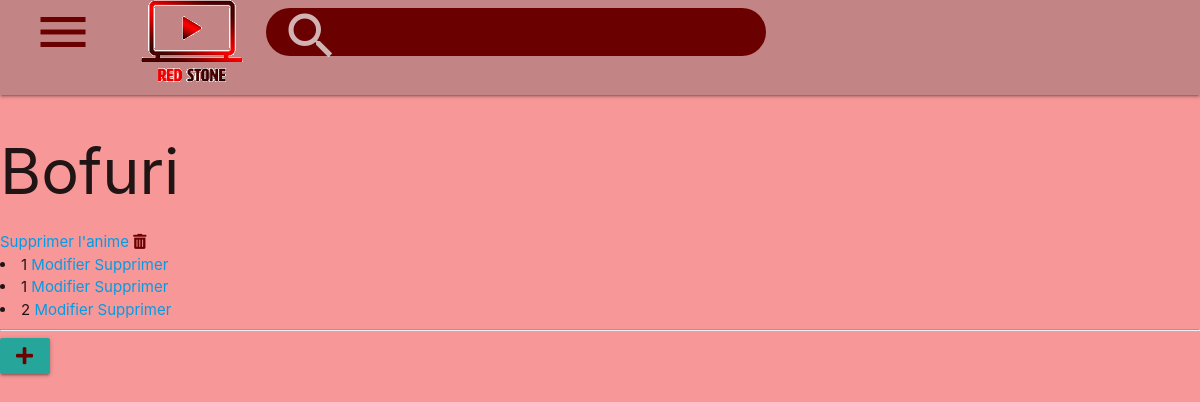
The app's page /projet/prive/anime.php?id=1, older data.
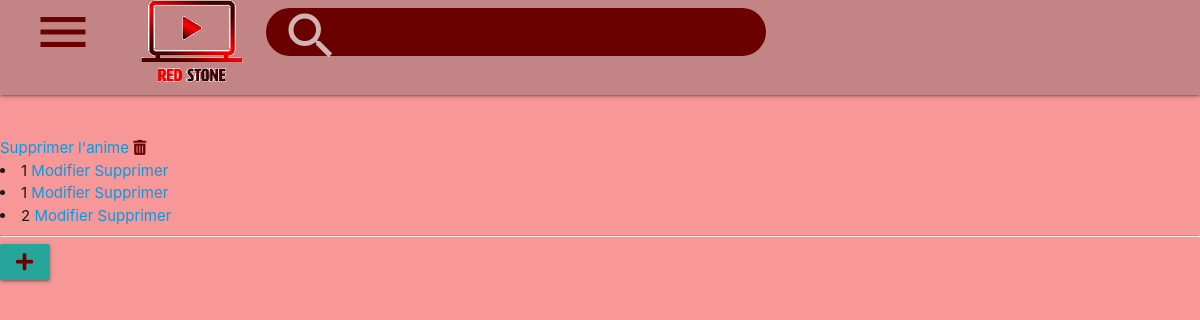
The same page, newer data.
### tables this page shows
CREATE TABLE IF NOT EXISTS `animes` (
  `id` int NOT NULL AUTO_INCREMENT,
  `name` varchar(50) NOT NULL,
  `image` varchar(255) NOT NULL,
  `description` varchar(2000) NOT NULL DEFAULT 'Lorem ipsum dolor, sit amet consectetur adipisicing elit. Illo cum, reprehenderit adipisci quod quidem odit voluptas illum perferendis eaque magni consectetur itaque quas aut laborum officia! Aliquam molestias quod aspernatur. Lorem ipsum dolor, sit amet consectetur adipisicing elit. A voluptas, autem ut, vel provident, vitae praesentium numquam voluptate alias dolore fugit debitis libero cumque itaque veniam doloremque similique qui dolores?',
  `date_created` datetime NOT NULL DEFAULT CURRENT_TIMESTAMP,
  `nb_folo` int NOT NULL DEFAULT '0',
  `background` varchar(255) NOT NULL DEFAULT 'Default.png',
  `logo` varchar(255) NOT NULL DEFAULT 'Default.png',
  PRIMARY KEY (`id`)
);

### projet/actions/searchAnime.php (called while the page is built)
<?php
    if(isset($anime_id)){
        $sql = "SELECT * FROM animes WHERE id=:anime_id";
        $dataBinded=array(
            ':anime_id'   => $anime_id,
        );
    }else if(isset($episodes[0])){
        $sql = "SELECT * FROM animes WHERE id=:anime_id";
        $dataBinded=array(
            ':anime_id'   => $episodes[0]['anime_id'],
        );
    };
    $pre = $pdo->prepare($sql);
    $pre->execute($dataBinded);
    $anime = current($pre->fetchAll(PDO::FETCH_ASSOC));
?>

### projet/actions/searchAllEpisode.php (called while the page is built)
<?php
    if(isset($episode_id)){
        $sql = "SELECT * FROM episodes WHERE id=:episode_id ";
        $dataBinded=array(
            ':episode_id'   => $episode_id,
        );
    }else if(isset($anime_id)){
        $sql = "SELECT * FROM episodes WHERE anime_id=:anime_id ORDER BY nb_episode";
        $dataBinded=array(
            ':anime_id'   => $anime_id,
        );
    }
    $pre = $pdo->prepare($sql);
    $pre->execute($dataBinded);
    $episodes = $pre->fetchAll(PDO::FETCH_ASSOC);
?>

### projet/composant/listEpisode.php (the view)
<?php
    if(isset($episodes[0])){
        foreach($episodes as $episode){
            ?>
                <li>
                    <?php echo $episode['nb_episode'] ?>
                    <a href="../prive/episode.php?id=<?php echo $episode['id'] ?>">Modifier</a>
                    <a href="../actions/deleteEpisode.php?id=<?php echo $episode['id'] ?>&idAnime=<?php echo $anime['id'] ?>">Supprimer</a>
                </li>
            <?php
        }
    }else{
        echo 'NOP';
    }
?>

### projet/prive/anime.php (shortened to what this page needs)
<html lang="fr">
    <head>
        <?php require "../composant/head.php" ?>
    </head>
    <body>
        <?php
            require "../composant/Menu.php";
            require "../actions/searchAllEpisode.php";
            require "../actions/searchAnime.php";
        ?>
        <h1><?php echo $anime['name'] ?></h1>
        <a href="../actions/deleteAnime.php?id=<?php echo $anime['id'] ?>">Supprimer l'anime <i class="fas fa-trash-alt"></i></a>
        <br>
        <?php require '../composant/listEpisode.php' ?>
        <hr />
        <a class="waves-effect waves-light btn modal-trigger" href="#modal1"><i class="fas fa-plus"></i></a>
    </body>
</html>

Row changes from the older to the newer data that the page shows:
removed animes: name "Bofuri"
